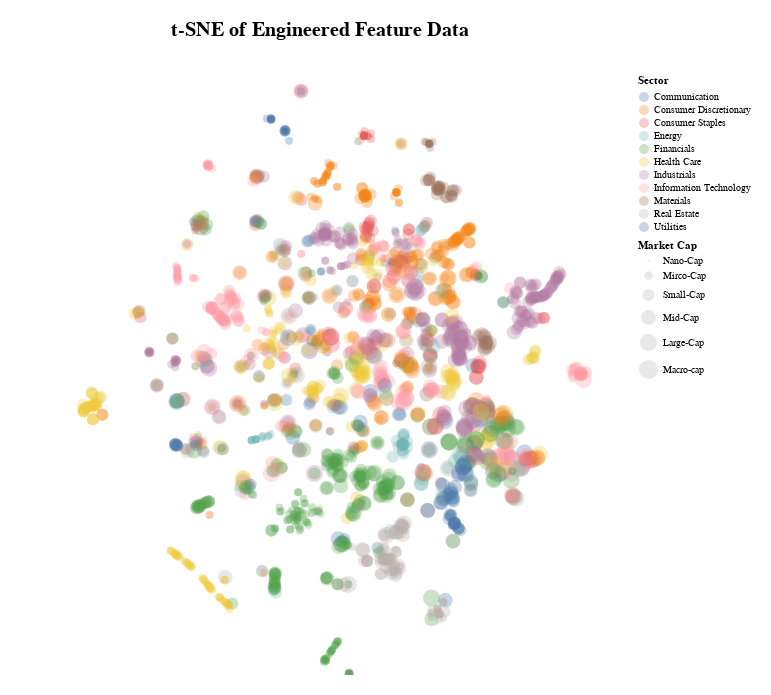

The code cell stored with this chart in its notebook:
### Code cell
plot_cos_chart(perp_models[1])

### Figure 1 — Vega-Lite specification as saved in the notebook (floating-point values rounded to 4 significant figures; data arrays with more than 128 entries replaced by an {"elided": "..."} marker saying what was removed)
{"config": {"view": {"continuousWidth": 300, "continuousHeight": 300, "stroke": null}}, "data": {"name": "data-5c5b15dcc61c598a7fc0a042f736bd65"}, "mark": {"type": "circle", "opacity": 0.3, "size": 28}, "encoding": {"color": {"field": "Sector", "type": "nominal"}, "size": {"field": "Market Cap", "scale": {"domain": ["Nano-Cap", "Mirco-Cap", "Small-Cap", "Mid-Cap", "Large-Cap", "Macro-cap"]}, "sort": ["Nano-Cap", "Mirco-Cap", "Small-Cap", "Mid-Cap", "Large-Cap", "Macro-cap"], "type": "nominal"}, "tooltip": [{"field": "Sector", "type": "nominal"}, {"field": "Market Cap", "type": "nominal"}], "x": {"axis": null, "field": "tsne1", "title": "", "type": "quantitative"}, "y": {"axis": null, "field": "tsne2", "title": "", "type": "quantitative"}}, "height": 600, "padding": 20, "params": [{"name": "param_6", "select": {"type": "interval", "encodings": ["x", "y"]}, "bind": "scales"}], "title": {"text": "t-SNE of Engineered Feature Data", "fontSize": 20, "offset": 35}, "width": 600, "$schema": "https://vega.github.io/schema/vega-lite/v5.20.1.json", "datasets": {"data-5c5b15dcc61c598a7fc0a042f736bd65": {"elided": "1905 records"}}}
